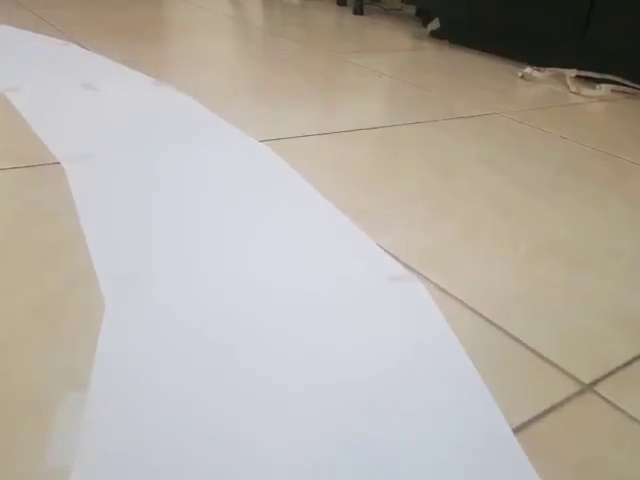
#> input picture frame 73 of vid1.mp4, 640 x 480 px, given in place of the camera
$ python MainRobotLane.py
#> lines starting #> are read from the running program, lines starting #| are printed output that depends on the picture; after the words box and inside, x2 and y2 are one past the last pixel; in counts of white or black regions, pixels touching at a corner belong together
### WebCamModule.py
import cv2

cap = cv2.VideoCapture(0)

def getImg(display= False,size=[480,240]):
    _, img = cap.read()
    img = cv2.resize(img,(size[0],size[1]))
    if display:
        cv2.imshow('IMG',img)
    return img

# [5 lines that do not run on import are left out]
        #if cv2.waitKey(1) and 0xFF == ord('q'):
        #   break

### Utlis.py
import cv2
import numpy as np

def thresholding(img):
    imgHsv = cv2.cvtColor(img,cv2.COLOR_BGR2HSV)  #convert to hsv space
    #lowerWhite = np.array([0, 0, 0])
    #upperWhite = np.array([179, 255, 255])
    lowerWhite = np.array([80, 0, 0])
    upperWhite = np.array([255, 160, 255])
    maskWhite = cv2.inRange(imgHsv,lowerWhite, upperWhite)
    return maskWhite

def warpImg(img,points,w,h, inv=False):
    pts1 = np.float32(points)#original points in the img
    pts2 = np.float32([[0,0], [w,0],[0,h],[w,h]])
    if inv:
        matrix = cv2.getPerspectiveTransform(pts2,pts1) #trans matrix img1->img2
    else:
        matrix = cv2.getPerspectiveTransform(pts1,pts2) #trans matrix img1->img2
    imgWarp = cv2.warpPerspective(img,matrix,(w,h))
    return imgWarp
def nothing(a):
    pass

# [7 lines left out: function initializeTrackbars, not called in this run]

def valTrackbars(wT=480, hT=240):#get the values in real time
    widthTop = cv2.getTrackbarPos("Width Top", "Trackbars")
    heightTop = cv2.getTrackbarPos("Height Top", "Trackbars")
    widthBottom = cv2.getTrackbarPos("Width Bottom", "Trackbars")
    heightBottom = cv2.getTrackbarPos("Height Bottom", "Trackbars")
    points = np.float32([(widthTop, heightTop), (wT-widthTop, heightTop),
                      (widthBottom , heightBottom ), (wT-widthBottom, heightBottom)])
    return points

def drawPoints(img,points):
    for x in range(4):
        cv2.circle(img,(int(points[x][0]),int(points[x][1])),15,(0,0,255),cv2.FILLED)
    return img

def getHistogram(img,minPer = 0.1,display=False, region = 1):

    if region == 1:
        histValues = np.sum(img, axis=0)
    else:
        histValues = np.sum(img[img.shape[0]//region:,:], axis=0)


    # se limita la summation at the 2 first raws at the bottom
    #summation fo the complete image


    maxValue = np.max(histValues)  # FIND THE MAX VALUE
    minValue = minPer*maxValue

    indexArray =np.where(histValues >= minValue) # ALL INDICES WITH MIN VALUE OR ABOVE
    basePoint =  int(np.average(indexArray)) # AVERAGE ALL MAX INDICES VALUES


    if display:
        imgHist = np.zeros((img.shape[0],img.shape[1],3),np.uint8)
        for x,intensity in enumerate(histValues):
            #cv2.line(imgHist,(x,int(img.shape[0])),(x,int(img.shape[0]-intensity//255//region)),(255,0,255),1)
            cv2.line(imgHist,(x,int(img.shape[0])),(x,int(img.shape[0]-intensity//255//region)),(255,0,255),1)
            cv2.circle(imgHist,(basePoint,img.shape[0]),20,(0,255,255),cv2.FILLED)
        return basePoint,imgHist
    return basePoint

def stackImages(scale,imgArray):
    rows = len(imgArray)
    cols = len(imgArray[0])
    rowsAvailable = isinstance(imgArray[0], list)
    width = imgArray[0][0].shape[1]
    height = imgArray[0][0].shape[0]
    if rowsAvailable:
        for x in range ( 0, rows):
            for y in range(0, cols):
                if imgArray[x][y].shape[:2] == imgArray[0][0].shape [:2]:
                    imgArray[x][y] = cv2.resize(imgArray[x][y], (0, 0), None, scale, scale)
                else:
                    imgArray[x][y] = cv2.resize(imgArray[x][y], (imgArray[0][0].shape[1], imgArray[0][0].shape[0]), None, scale, scale)
                if len(imgArray[x][y].shape) == 2: imgArray[x][y]= cv2.cvtColor( imgArray[x][y], cv2.COLOR_GRAY2BGR)
        imageBlank = np.zeros((height, width, 3), np.uint8)
        hor = [imageBlank]*rows
        hor_con = [imageBlank]*rows
        for x in range(0, rows):
            hor[x] = np.hstack(imgArray[x])
        ver = np.vstack(hor)
    else:
        for x in range(0, rows):
            if imgArray[x].shape[:2] == imgArray[0].shape[:2]:
                imgArray[x] = cv2.resize(imgArray[x], (0, 0), None, scale, scale)
            else:
                imgArray[x] = cv2.resize(imgArray[x], (imgArray[0].shape[1], imgArray[0].shape[0]), None,scale, scale)
            if len(imgArray[x].shape) == 2: imgArray[x] = cv2.cvtColor(imgArray[x], cv2.COLOR_GRAY2BGR)
        hor= np.hstack(imgArray)
        ver = hor
    return ver

### LaneDetectionModule.py
import cv2
import numpy as np
import Utlis

curveList = []
avgVal = 10

def getLaneCurve(img, display=2):#send a img a return the curve

    imgCopy = img.copy()
    imgResult = img.copy()


    #STEP 1-> thresholding

    imgThres = Utlis.thresholding(img)

    #STEP 2-> warping
    hT,wT,c = img.shape
    points = Utlis.valTrackbars()
    imgWarp = Utlis.warpImg(imgThres,points,wT,hT)
    imgWarpPoints = Utlis.drawPoints(imgCopy,points)

    #STEP 3-> AVERAGE
    middlePoint,imgHist = Utlis.getHistogram(imgWarp,display=True,minPer=0.5,region=4)
    curveAveragePoint,imgHist = Utlis.getHistogram(imgWarp,display=True,minPer=0.9)
    curveRaw = curveAveragePoint - middlePoint


    #STEP 4 -> AVERAGING
    #a smooth transtition
    curveList.append(curveRaw)
    if len(curveList)>avgVal:
        curveList.pop(0)
    curve = int(sum(curveList)/len(curveList))


    #STEP 5 -> DISPLAY
    if display != 0:
       imgInvWarp = Utlis.warpImg(imgWarp, points, wT, hT,inv = True)
       imgInvWarp = cv2.cvtColor(imgInvWarp,cv2.COLOR_GRAY2BGR)
       imgInvWarp[0:hT//3,0:wT] = 0,0,0
       imgLaneColor = np.zeros_like(img)
       imgLaneColor[:] = 0, 255, 0
       imgLaneColor = cv2.bitwise_and(imgInvWarp, imgLaneColor)
       imgResult = cv2.addWeighted(imgResult,1,imgLaneColor,1,0)
       midY = 450
       cv2.putText(imgResult,str(curve),(wT//2-80,85),cv2.FONT_HERSHEY_COMPLEX,2,(255,0,255),3)
       cv2.line(imgResult,(wT//2,midY),(wT//2+(curve*3),midY),(255,0,255),5)
       cv2.line(imgResult, ((wT // 2 + (curve * 3)), midY-25), (wT // 2 + (curve * 3), midY+25), (0, 255, 0), 5)
       for x in range(-30, 30):
           w = wT // 20
           cv2.line(imgResult, (w * x + int(curve//50 ), midY-10),
                    (w * x + int(curve//50 ), midY+10), (0, 0, 255), 2)
       #fps = cv2.getTickFrequency() / (cv2.getTickCount() - timer);
       #cv2.putText(imgResult, 'FPS '+str(int(fps)), (20, 40), cv2.FONT_HERSHEY_SIMPLEX, 1, (230,50,50), 3);
    if display == 2:
        imgStacked = Utlis.stackImages(0.7,([img,imgWarpPoints,imgWarp],
                                            [imgHist,imgLaneColor,imgResult]))
        cv2.imshow('ImageStack',imgStacked)
    elif display == 1:
        cv2.imshow('Result',imgResult)


    # [8 lines of commented-out code are left out]
    curve = curve/100
    if curve > 1:
        curve == 1
    if curve < -1:
        curve == -1

    return curve;


# [16 lines that do not run on import are left out]

### Motor.py
#hasta aquí los pines de los pines de los motores
#funcionan como deberían
#motor1 = motor(2,3,4)
#motor1 = motor(22,17,27)
import RPi.GPIO as GPIO #importo para poder usar la librería de los pines
from time import sleep

GPIO.setmode(GPIO.BCM) #nomenclatura de los pines
GPIO.setwarnings(False) #apago los warnings

class Motor():
    def __init__(self,Ena,In1,In2): #constructor para el motor
        self.Ena = Ena
        self.In1 = In1
        self.In2 = In2
        GPIO.setup(self.Ena,GPIO.OUT)
        GPIO.setup(self.In1,GPIO.OUT)
        GPIO.setup(self.In2,GPIO.OUT)
        self.pwm = GPIO.PWM(self.Ena, 100)
        self.pwm.start(10)

    def moveAdelante(self,x=0,t=0):#x= velocidad, t= tiempo de sleep
        self.pwm.ChangeDutyCycle(x) #cambiar la frecuencia
        GPIO.output(self.In1,GPIO.HIGH) #arriba
        GPIO.output(self.In2,GPIO.LOW) #abajo
        sleep(t)
    # [10 lines left out: functions moveAtras, stop, not called in this run]

def main():
    print("")
    #llantas traseras
    #motor1 = Motor(2,3,4)
    #llantas delanteras
    #motor2 = Motor(22,17,27)


    #CÓDIGO DE LLANTAS TRASERA BIEN HECHO

    #motor2.moveAdelante(100,1) #ir a la derecha
    #motor2.stop(2)
    #motor2.moveAtras(100,1) #ir a la izquierda
    #motor2.stop(2)


    #CÓDIGO DE LLANTAS TRASERA BIEN HECHO

    #motor1.moveAdelante(50,1) #adelante
    #motor1.stop(2)
    #motor1.moveAtras(20,1) #atras
    #motor1.stop(2)


# [3 lines that do not run on import are left out]
        #hola

### MainRobotLane.py
from Motor import Motor
from LaneDetectionModule import getLaneCurve
import WebCamModule
import cv2
#==============
# llantas traseras
motor1 = Motor(2,3,4)
#llantas delanteras
motor2 = Motor(22,17,27)
#==============
def main ():
    img = WebCamModule.getImg()#get the image of the webcam
#> in getImg, img is the input picture: shape (480, 640, 3); mean B, G, R 167.4, 175.7, 181.8
#> in getImg, `img = cv2.resize(img,(size[0],size[1]))`:
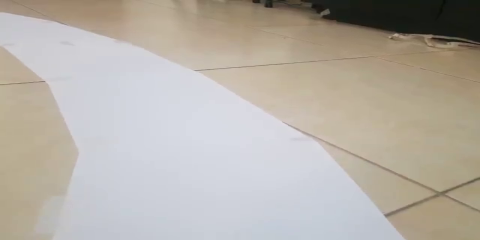
#> img: shape (240, 480, 3); mean B, G, R 167.4, 175.7, 181.9
    #curveVal = getLaneCurve #send the img to get the curve
    curveVal = getLaneCurve(img,2)
#> in thresholding, `imgHsv = cv2.cvtColor(img,cv2.COLOR_BGR2HSV)`: imgHsv: shape (240, 480, 3); mean H, S, V 60.4, 35.7, 186.3
#> in thresholding, `maskWhite = cv2.inRange(imgHsv,lowerWhite, upperWhite)`:
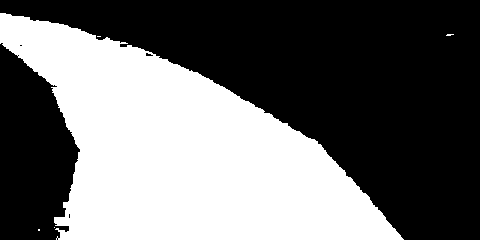
#> maskWhite: shape (240, 480); 42.3% white; 5 white regions (4 under 20 px), largest, box (x1, y1, x2, y2) and area: (0, 13, 404, 240) 48717
#> in warpImg, `imgWarp = cv2.warpPerspective(img,matrix,(w,h))`: imgWarp: shape (240, 480); every value is 0
#> in getHistogram, `histValues = np.sum(img[img.shape[0]//region:,:], axis=0)`: histValues = 480 values from 0 to 0
#> in getHistogram, `maxValue = np.max(histValues)`: maxValue = 0
#> in getHistogram, `basePoint =  int(np.average(indexArray))`: basePoint = 239
#> after the loop in getHistogram, `for x,intensity in enumerate(histValues):`:
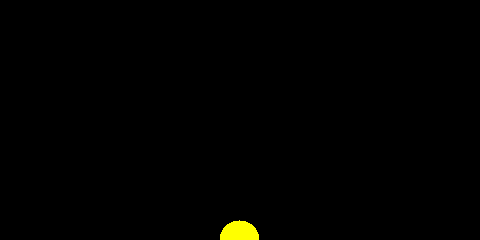
#> imgHist: shape (240, 480, 3); mean of channels 0, 1, 2 0, 1.3, 1.3; drawn as B, G, R
#> in getLaneCurve, `curveRaw = curveAveragePoint - middlePoint`: curveRaw = 0
#> in getLaneCurve, `imgInvWarp = cv2.cvtColor(imgInvWarp,cv2.COLOR_GRAY2BGR)`: imgInvWarp: shape (240, 480, 3); every value is 0
#> in getLaneCurve, `cv2.putText(imgResult,str(curve),(wT//2-80,85),cv2.FONT_HERSHEY_COMPLE..`:
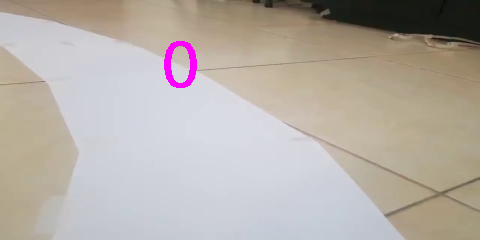
#> imgResult: shape (240, 480, 3); 0.61% of pixels changed, all inside (x1, y1, x2, y2) = (164, 41, 197, 88)
#> after the loop in stackImages, `for x in range(0, rows):`: hor = 2 items
#> in stackImages, `ver = np.vstack(hor)`:
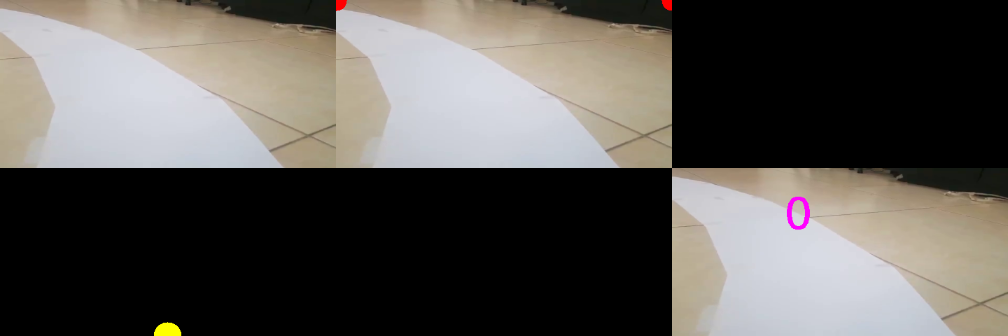
#> ver: shape (336, 1008, 3); mean of channels 0, 1, 2 83.7, 87.8, 91.3; drawn as B, G, R
#> curveVal = 0
    #get the curve value, 1 display just the result, 2 display the stack


    sen = 1.3 #sensitivity -> how much we want to have impact on the curve
    maxVAL = 0.3 #max speed


    #define the max speed # speed value is in range [0,1]
    if curveVal > maxVAL:
        curveVal = maxVAL
    if curveVal <- maxVAL:
        curveVal = -maxVAL

    #Dead zone - va recto, si no se define seguirá moviendose right-left
    if curveVal > 0: #right
        sen = 1.7 #jugar con este valor, 1 no afecta en nada
        if curveVal <0.05:
            curveVal = 0
    else:            #left
        if curveVal >-0.08:
            curveVal = 0

    motor1.moveAdelante(10,0.05)
    #el carro no se mueve para atrás
    if curveVal > 0:
        #motor2.moveAdelante(-curveVal*sen,0.1)
        motor2.moveAdelante(curveVal*sen,0.1)
    if curveVal > 0:
        motor2.moveAtras(curveVal*sen,0.1)

    cv2.waitKey(1)

if __name__ == '__main__':
    while True:
        main()
#> pass 2 of the loop `while True:`:
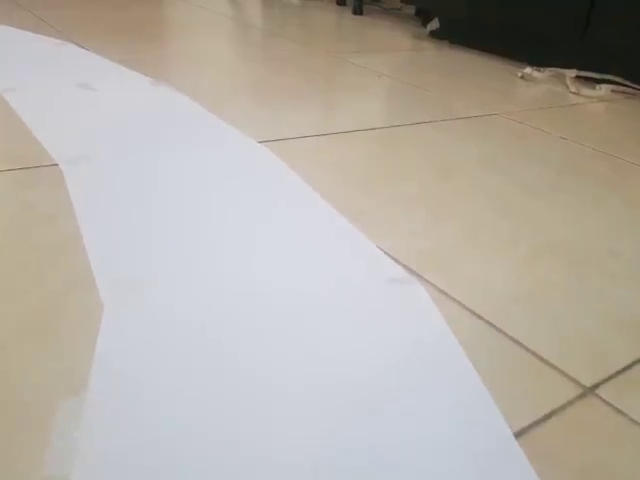
#> input picture frame 74 of vid1.mp4, 640 x 480 px, given in place of the camera
#> in getImg, img is the input picture: shape (480, 640, 3); mean B, G, R 167.4, 175.6, 181.8
#> imgHsv: shape (240, 480, 3); mean H, S, V 60.3, 35.7, 186.3
#> in thresholding (call 2), `maskWhite = cv2.inRange(imgHsv,lowerWhite, upperWhite)`:
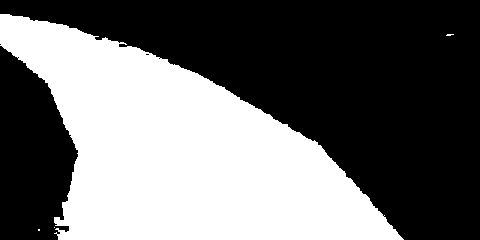
#> maskWhite: shape (240, 480); 42.3% white; 4 white regions (3 under 20 px), largest, box (x1, y1, x2, y2) and area: (0, 14, 404, 240) 48757
#> imgResult: shape (240, 480, 3); mean B, G, R 167.8, 174.5, 182.1
#> in stackImages (call 2), `ver = np.vstack(hor)`:
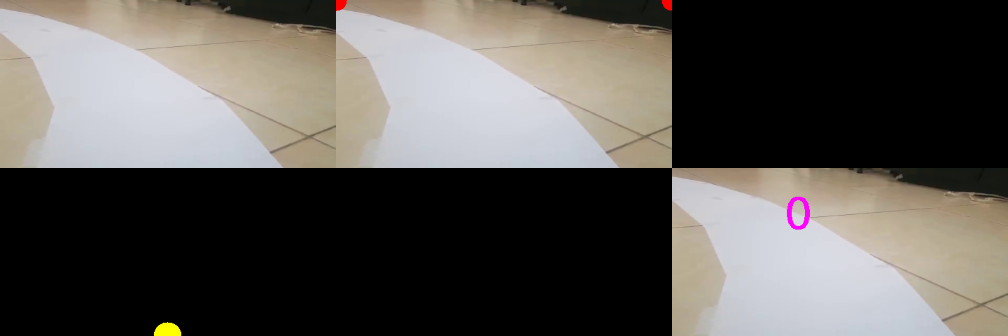
#> ver: shape (336, 1008, 3); mean of channels 0, 1, 2 83.7, 87.8, 91.3; drawn as B, G, R
#> pass 3 of the loop `while True:`:
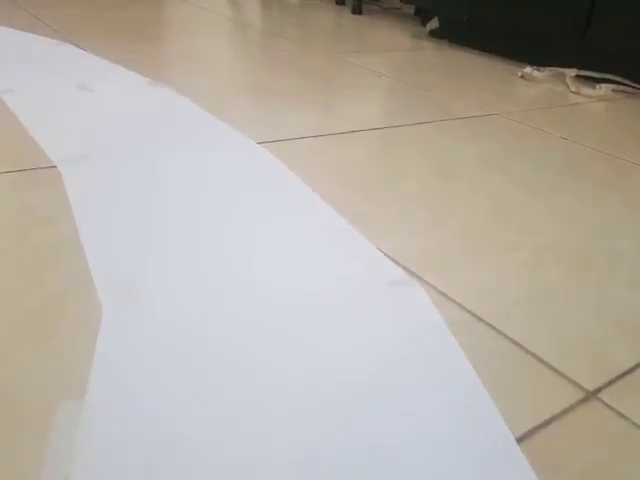
#> input picture frame 75 of vid1.mp4, 640 x 480 px, given in place of the camera
#> in getImg, img is the input picture: shape (480, 640, 3); mean B, G, R 167.3, 175.6, 181.7
#> imgHsv: shape (240, 480, 3); mean H, S, V 60.2, 35.7, 186.2
#> in thresholding (call 3), `maskWhite = cv2.inRange(imgHsv,lowerWhite, upperWhite)`:
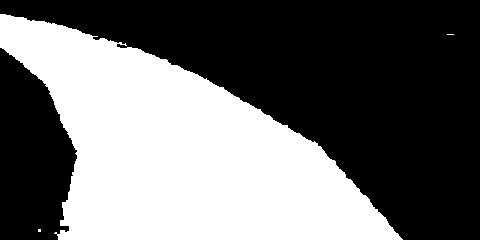
#> maskWhite: shape (240, 480); 42.2% white; 3 white regions (2 under 20 px), largest, box (x1, y1, x2, y2) and area: (0, 14, 403, 240) 48615
#> imgResult: shape (240, 480, 3); mean B, G, R 167.7, 174.4, 182.1
#> in stackImages (call 3), `ver = np.vstack(hor)`:
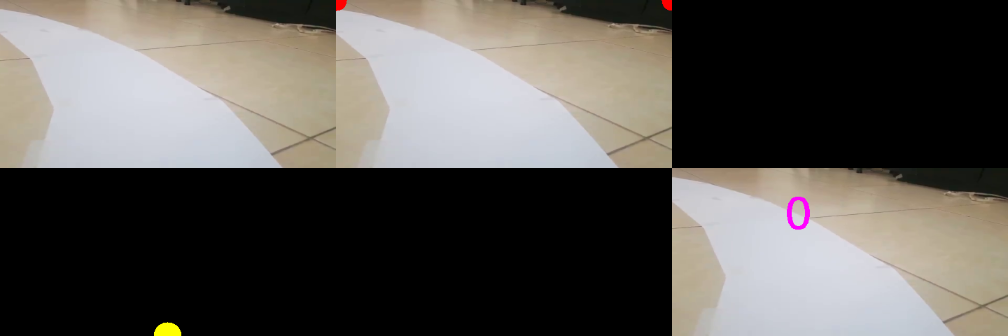
#> ver: shape (336, 1008, 3); mean of channels 0, 1, 2 83.7, 87.8, 91.2; drawn as B, G, R

$ run again, starting later in the video
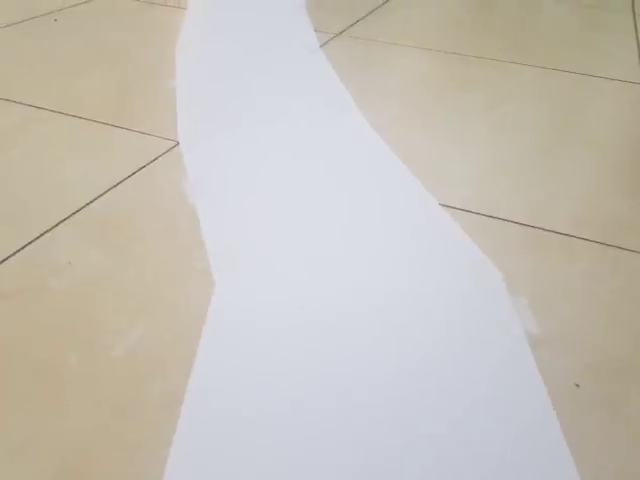
#> input picture frame 329 of vid1.mp4, 640 x 480 px, given in place of the camera
#> in getImg, img is the input picture: shape (480, 640, 3); mean B, G, R 184.2, 192.9, 198.1
#> imgHsv: shape (240, 480, 3); mean H, S, V 59.1, 30.5, 202.7
#> in thresholding, `maskWhite = cv2.inRange(imgHsv,lowerWhite, upperWhite)`:
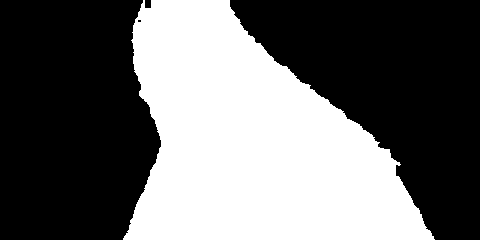
#> maskWhite: shape (240, 480); 41.3% white; 1 white region, box (x1, y1, x2, y2) and area: (123, 0, 435, 240) 47612
#> imgWarp: shape (240, 480); every value is 0
#> histValues = 480 values from 0 to 0
#> maxValue = 0
#> basePoint = 239
#> curveRaw = 0
#> imgInvWarp: shape (240, 480, 3); every value is 0
#> imgResult: shape (240, 480, 3); mean B, G, R 184.4, 191.6, 198.4
#> after the loop in stackImages, `for x in range(0, rows):`: hor = 2 items
#> in stackImages, `ver = np.vstack(hor)`:
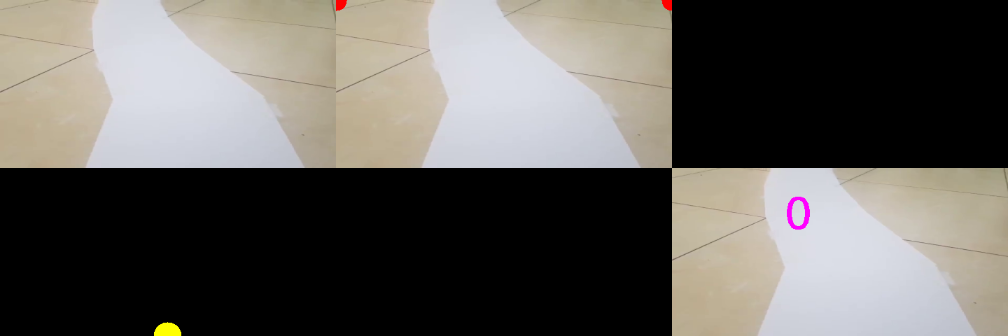
#> ver: shape (336, 1008, 3); mean of channels 0, 1, 2 92, 96.4, 99.4; drawn as B, G, R
#> curveVal = 0
